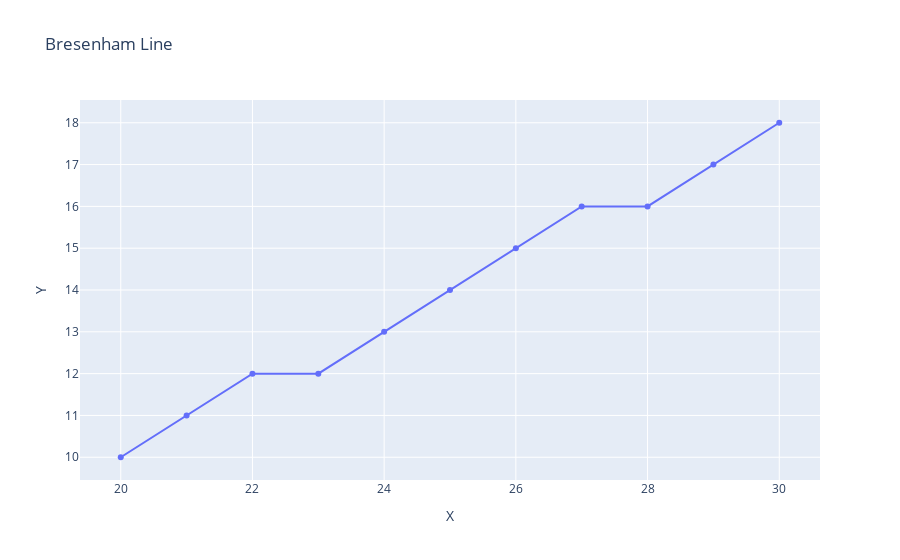

The notebook cell saved with this chart:
### Code cell
# interactive plot
fig = px.line(df, x='X', y='Y', title='Bresenham Line', markers='o')
fig.show()

### Figure 1 — Plotly figure (JSON) as saved in the notebook; plotly's stock layout.template omitted (floating-point values rounded to 4 significant figures)
{"data": [{"hovertemplate": "X=%{x}<br>Y=%{y}<extra></extra>", "legendgroup": "", "line": {"color": "#636efa", "dash": "solid"}, "marker": {"symbol": "circle"}, "mode": "lines+markers", "name": "", "orientation": "v", "showlegend": false, "type": "scatter", "x": [20, 21, 22, 23, 24, 25, 26, 27, 28, 29, 30], "xaxis": "x", "y": [10, 11, 12, 12, 13, 14, 15, 16, 16, 17, 18], "yaxis": "y"}], "layout": {"legend": {"tracegroupgap": 0}, "title": {"text": "Bresenham Line"}, "xaxis": {"anchor": "y", "domain": [0, 1], "title": {"text": "X"}}, "yaxis": {"anchor": "x", "domain": [0, 1], "title": {"text": "Y"}}}}
